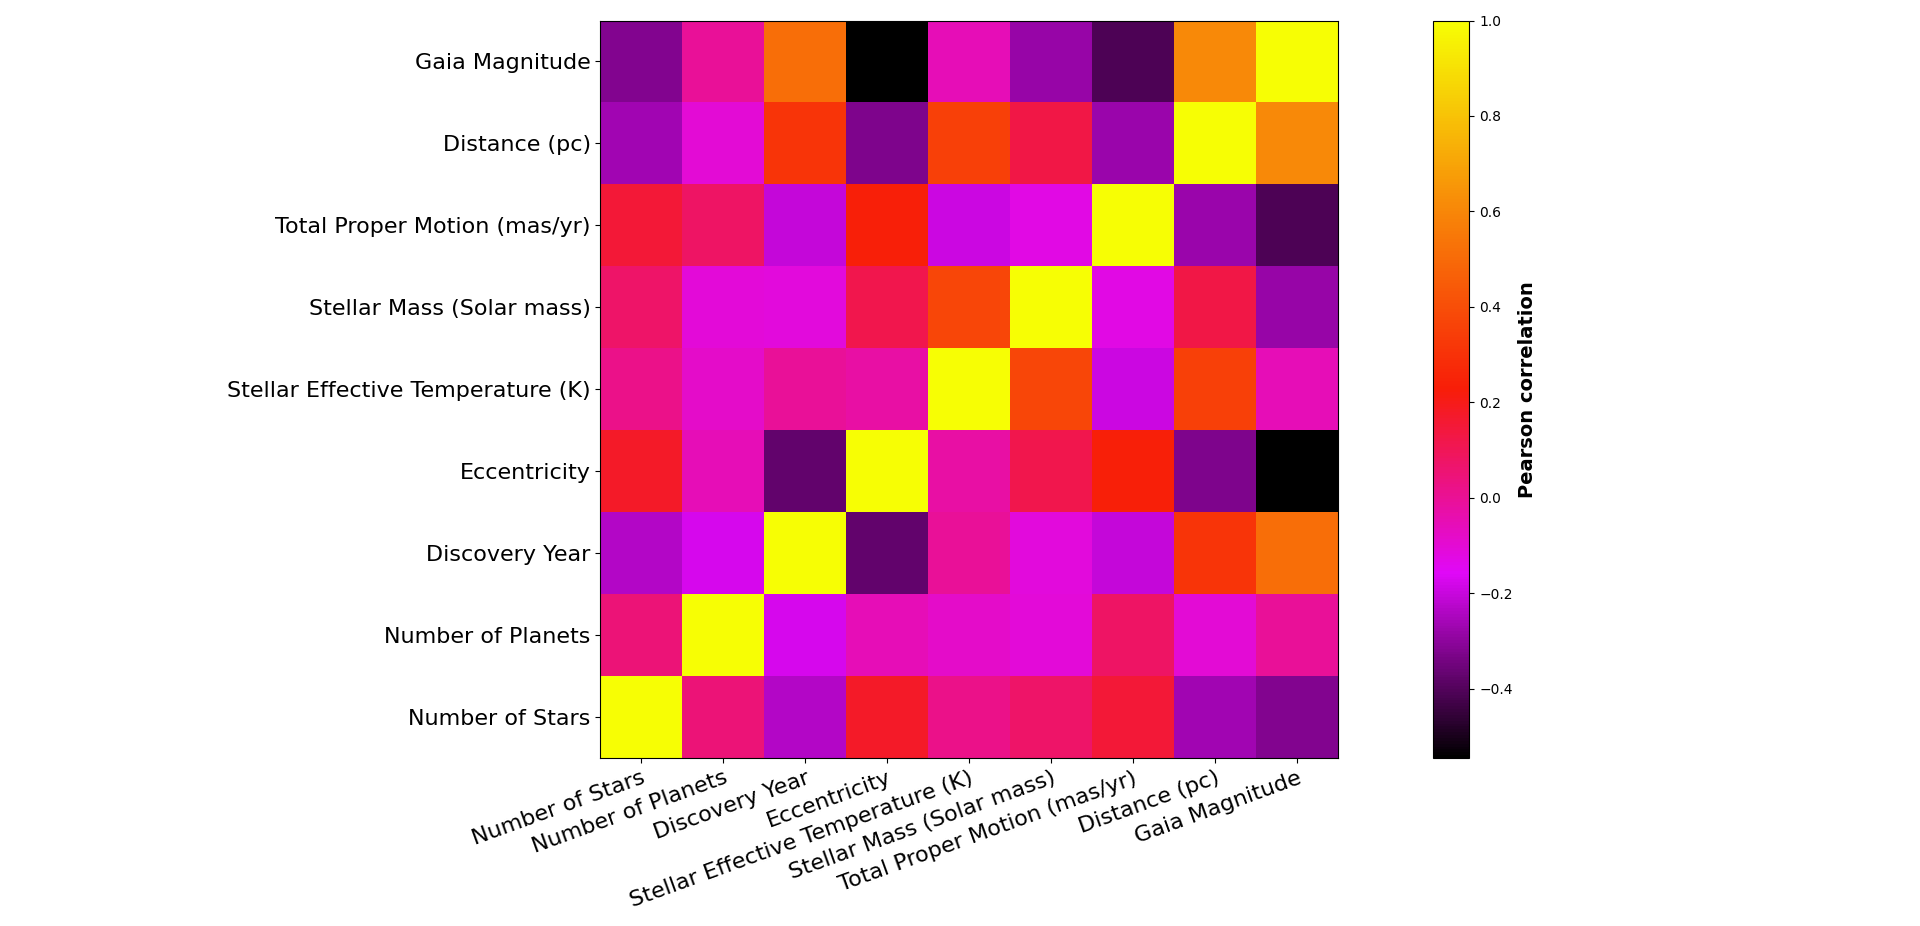

Write the Python code that produced this figure.

# Paths:
path_data = "data/"

# Packages:
import numpy as np
import pandas as pd
import matplotlib.pyplot as plt
from matplotlib.colors import LinearSegmentedColormap

# Display options:
pd.set_option("display.width", 1200)
pd.set_option("display.max_columns", 300)
pd.set_option("display.max_rows", 300)

# Dataset:
df = pd.read_csv(path_data + "nasa_exoplanets.csv")
df_varnames = pd.read_csv(path_data + "nasa_exoplanets_var_names.csv")

# Variables:
num_vars = ["sy_snum", "sy_pnum", "disc_year", "pl_orbeccen", "st_teff", "st_mass", "sy_pm",
            "sy_dist", "sy_gaiamag"]
num_vars_names = df_varnames.loc[df_varnames["var"].isin(num_vars)].copy()["var_name"].values

# Adapt the data:
df_plot = df[num_vars]
df_plot = df_plot.dropna()
df_plot = df_plot.reset_index(drop = True)
df_plot = df_plot.corr()

# Plot:
my_colors = ["#000000", "#E008F8", "#F81D08", "#F88A08", "#F7FE04"]
my_palette = LinearSegmentedColormap.from_list("my_palette", my_colors)

fig, ax = plt.subplots(
    figsize = (20, 10),
    tight_layout = True
)
im = plt.imshow(
    X = df_plot,
    aspect = "equal",
    origin = "lower",
    cmap = my_palette
)
cbar = fig.colorbar(
    mappable = im,
    location = "right",
    fraction = 0.25
)
_ = cbar.ax.set_ylabel(
    "Pearson correlation",
    rotation = 90,
    fontsize = 14,
    fontweight = "bold"
)
_ = ax.set_xticks(
    ticks = np.arange(len(num_vars))
)
_ = ax.set_yticks(
    ticks = np.arange(len(num_vars))
)
_ = ax.set_xticklabels(
    labels = num_vars_names
)
_ = ax.set_yticklabels(
    labels = num_vars_names
)
_ = ax.tick_params(
    axis = "x", 
    which = "major", 
    labelsize = 16
)
_ = plt.setp(
    ax.get_xticklabels(),
    rotation = 20,
    ha = "right",
    rotation_mode = "anchor"
)
_ = ax.tick_params(
    axis = "y", 
    which = "major", 
    labelsize = 16
)
